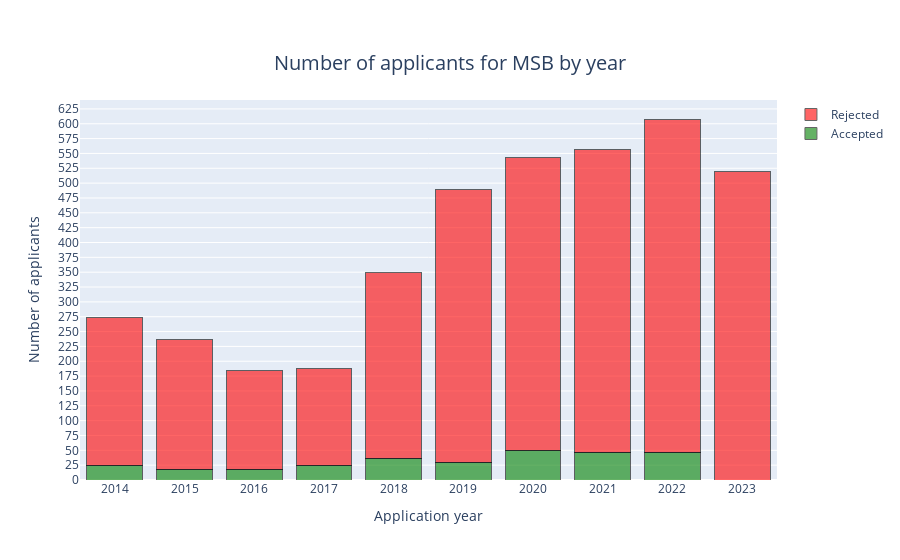

This figure's notebook cell:
### Code cell
fig = go.Figure()

fig.add_trace(go.Bar(x=tailored_df_MSB_AS['Year'], y=tailored_df_MSB_AS['Accepted for MSB'], marker_color='green', name = 'Accepted'))

fig.add_trace(go.Bar(x=tailored_df_MSB_AS['Year'], y=tailored_df_MSB_AS['Rejected for MSB'], base=tailored_df_MSB_AS['Accepted for MSB'], marker_color='red', name = 'Rejected'))

fig.update_xaxes(title_text='Application year', tickvals = np.arange(2014,2024,1))
fig.update_yaxes(title_text='Number of applicants', tickvals = np.arange(0,650,25))

fig.update_layout(title_text='Number of applicants for MSB by year', title_x = 0.5, title_y = 0.9, title_font=dict(size=20), barmode='stack')

fig.update_traces(marker_line_color='black', marker_line_width=1, opacity=0.6)

### Figure 1 — Plotly figure (JSON) as saved in the notebook; plotly's stock layout.template omitted (floating-point values rounded to 4 significant figures)
{"data": [{"marker": {"color": "green", "line": {"color": "black", "width": 1}}, "name": "Accepted", "opacity": 0.6, "type": "bar", "x": [2014, 2015, 2016, 2017, 2018, 2019, 2020, 2021, 2022, 2023], "y": [25, 18, 18, 24, 37, 30, 50, 46, 47, 0]}, {"base": [25, 18, 18, 24, 37, 30, 50, 46, 47, 0], "marker": {"color": "red", "line": {"color": "black", "width": 1}}, "name": "Rejected", "opacity": 0.6, "type": "bar", "x": [2014, 2015, 2016, 2017, 2018, 2019, 2020, 2021, 2022, 2023], "y": [249, 218, 166, 163, 313, 459, 494, 511, 561, 520]}], "layout": {"barmode": "stack", "title": {"font": {"size": 20}, "text": "Number of applicants for MSB by year", "x": 0.5, "y": 0.9}, "xaxis": {"tickvals": [2014, 2015, 2016, 2017, 2018, 2019, 2020, 2021, 2022, 2023], "title": {"text": "Application year"}}, "yaxis": {"tickvals": [0, 25, 50, 75, 100, 125, 150, 175, 200, 225, 250, 275, 300, 325, 350, 375, 400, 425, 450, 475, 500, 525, 550, 575, 600, 625], "title": {"text": "Number of applicants"}}}}
